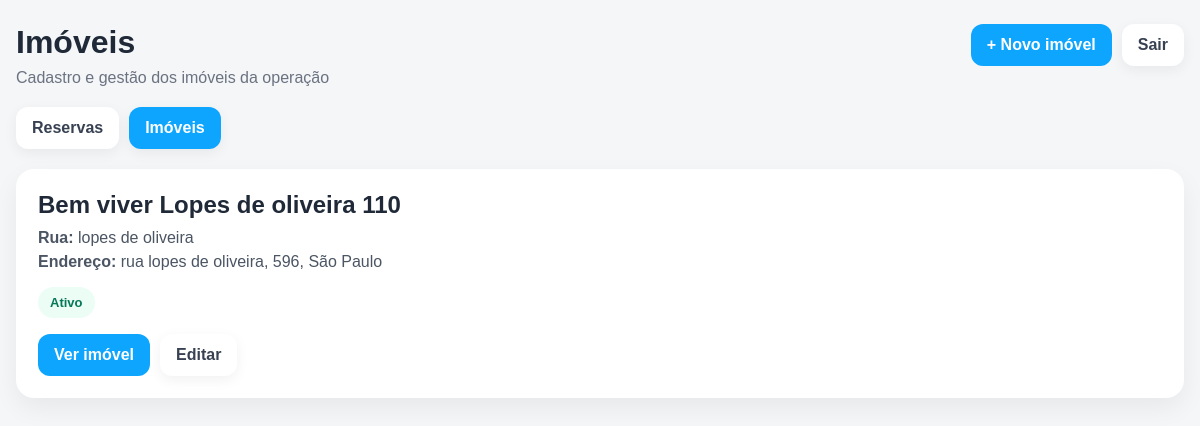
Page /painel-admin/imoveis/ (signed in) on the committed database.
### checkin/models.py (models this page shows, shortened)
class Imovel(models.Model):
    nome_apartamento = models.CharField(max_length=200)
    nome_rua = models.CharField(max_length=200)
    endereco_completo = models.CharField(max_length=255)
    imagem_apartamento = models.ImageField(
        upload_to='apartamentos/',
        blank=True,
        null=True
    )
    aviso_importante = models.TextField(
        blank=True,
        help_text='Texto do card de avisos importantes no topo da página aprovada.'
    )
    ativo = models.BooleanField(default=True)
    criado_em = models.DateTimeField(auto_now_add=True)
    atualizado_em = models.DateTimeField(auto_now=True)
    class Meta:
        verbose_name = 'Imóvel'
        verbose_name_plural = 'Imóveis'
        ordering = ['nome_apartamento', 'id']

### checkin/views.py (the view)
@login_required
@user_passes_test(admin_required)
def admin_painel_imoveis(request):
    imoveis = Imovel.objects.all().order_by('nome_apartamento')
    return render(request, 'checkin/admin_painel_imoveis.html', {
        'imoveis': imoveis,
    })

### checkin/views.py (called while the page is built)
def admin_required(user):
    return user.is_authenticated and user.is_staff

### checkin/templates/checkin/admin_painel_imoveis.html (shortened to what this page needs)
{% load static %}
<!DOCTYPE html>
<html lang="pt-BR">
<head>
</head>
<body>
    <div class="page">
        <div class="container">
            <div class="topbar">
                <div>
                    <h1>Imóveis</h1>
                    <p>Cadastro e gestão dos imóveis da operação</p>
                </div>
                <div class="actions">
                    <a href="{% url 'admin_novo_imovel' %}" class="btn btn-primary">+ Novo imóvel</a>
                    <a href="{% url 'admin_logout' %}" class="btn btn-light">Sair</a>
                </div>
            </div>
            <div class="nav-menu">
                <a href="{% url 'admin_painel_reservas' %}" class="nav-link">Reservas</a>
                <a href="{% url 'admin_painel_imoveis' %}" class="nav-link active">Imóveis</a>
            </div>
            <div class="cards-grid">
                {% for imovel in imoveis %}
                    <div class="card">
                        <h2>{{ imovel.nome_apartamento }}</h2>
                        <p><strong>Rua:</strong> {{ imovel.nome_rua }}</p>
                        <p><strong>Endereço:</strong> {{ imovel.endereco_completo }}</p>
                        {% if imovel.ativo %}
                            <span class="badge badge-ativo">Ativo</span>
                        {% else %}
                            <span class="badge badge-inativo">Inativo</span>
                        {% endif %}
                        <div class="actions" style="margin-top:16px;">
                            <a href="{% url 'admin_detalhe_imovel' imovel.id %}" class="btn btn-primary">Ver imóvel</a>
                            <a href="{% url 'admin_editar_imovel' imovel.id %}" class="btn btn-light">Editar</a>
                        </div>
                    </div>
                {% empty %}
                    <div class="card">
                        <p>Nenhum imóvel cadastrado.</p>
                    </div>
                {% endfor %}
            </div>
        </div>
    </div>
</body>
</html>

### checkin/templates/checkin/admin_painel_imoveis.html (style rules this page uses)
* { box-sizing: border-box; }
body { margin: 0; font-family: Arial, sans-serif; background: #f4f6f8; color: #1f2937; }
.page { min-height: 100vh; padding: 24px 16px 40px; }
.container { max-width: 1200px; margin: 0 auto; }
.topbar { display: flex; justify-content: space-between; align-items: flex-start; gap: 16px; margin-bottom: 20px; }
.topbar h1 { margin: 0 0 8px; font-size: 32px; }
.topbar p { margin: 0; color: #6b7280; }
.actions, .nav-menu { display: flex; gap: 10px; flex-wrap: wrap; }
.nav-menu { margin-bottom: 20px; }
.btn, .nav-link { display: inline-flex; align-items: center; justify-content: center; text-decoration: none; border-radius: 12px; padding: 12px 16px; font-weight: 700; }
.btn-primary, .nav-link.active { background: #0ea5ff; color: white; }
.btn-light, .nav-link { background: white; color: #374151; box-shadow: 0 4px 14px rgba(0,0,0,0.06); }
.cards-grid { display: grid; gap: 16px; }
.card { background: white; border-radius: 18px; padding: 22px; box-shadow: 0 10px 26px rgba(0,0,0,0.06); }
.card h2 { margin: 0 0 10px; }
.card p { margin: 6px 0; color: #4b5563; }
.badge { display: inline-flex; margin-top: 10px; padding: 8px 12px; border-radius: 999px; font-size: 13px; font-weight: 700; }
.badge-ativo { background: #ecfdf5; color: #047857; }

### rows in the picture
Imovel: nome_apartamento "Bem viver Lopes de oliveira 110", nome_rua "lopes de oliveira", endereco_completo "rua lopes de oliveira, 596, São Paulo", ativo "Ativo"
